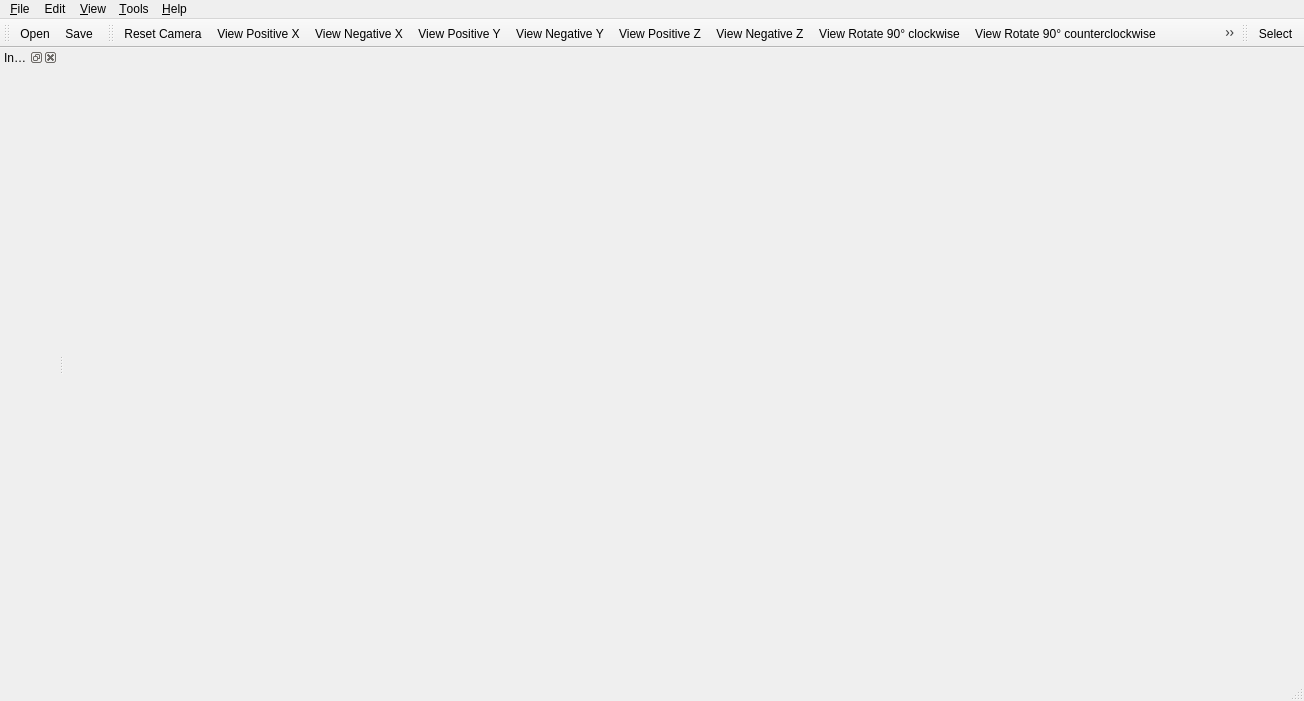
<?xml version="1.0" encoding="UTF-8"?>
<ui version="4.0">
 <class>qtCMBMainWindow</class>
 <widget class="QMainWindow" name="qtCMBMainWindow">
  <property name="geometry">
   <rect>
    <x>0</x>
    <y>0</y>
    <width>1304</width>
    <height>701</height>
   </rect>
  </property>
  <property name="contextMenuPolicy">
   <enum>Qt::ActionsContextMenu</enum>
  </property>
  <property name="windowTitle">
   <string>CMB</string>
  </property>
  <property name="windowIcon">
   <iconset resource="../../Resources/Resources.qrc">
    <normaloff>:/cmb/Icon.png</normaloff>:/cmb/Icon.png</iconset>
  </property>
  <widget class="QWidget" name="centralwidget"/>
  <widget class="QStatusBar" name="statusbar"/>
  <widget class="QToolBar" name="toolBar">
   <property name="windowTitle">
    <string>File IO</string>
   </property>
   <property name="orientation">
    <enum>Qt::Horizontal</enum>
   </property>
   <attribute name="toolBarArea">
    <enum>TopToolBarArea</enum>
   </attribute>
   <attribute name="toolBarBreak">
    <bool>false</bool>
   </attribute>
   <addaction name="action_Open_File"/>
   <addaction name="action_Save_Data"/>
  </widget>
  <widget class="QToolBar" name="toolBar_View">
   <property name="windowTitle">
    <string>Camera Controls</string>
   </property>
   <property name="orientation">
    <enum>Qt::Horizontal</enum>
   </property>
   <attribute name="toolBarArea">
    <enum>TopToolBarArea</enum>
   </attribute>
   <attribute name="toolBarBreak">
    <bool>false</bool>
   </attribute>
   <addaction name="actionReset_Camera"/>
   <addaction name="actionView_Positive_X"/>
   <addaction name="actionView_Negative_X"/>
   <addaction name="actionView_Positive_Y"/>
   <addaction name="actionView_Negative_Y"/>
   <addaction name="actionView_Positive_Z"/>
   <addaction name="actionView_Negative_Z"/>
   <addaction name="actionView_Rotate_90_cw"/>
   <addaction name="actionView_Rotate_90_ccw"/>
   <addaction name="actionZoomToBox"/>
   <addaction name="separator"/>
   <addaction name="actionShowCenterAxes"/>
   <addaction name="actionResetCenter"/>
   <addaction name="actionPickCenter"/>
   <addaction name="actionLinkCenterWithFocal"/>
  </widget>
  <widget class="QDockWidget" name="faceParametersDock">
   <property name="sizePolicy">
    <sizepolicy hsizetype="Expanding" vsizetype="Expanding">
     <horstretch>0</horstretch>
     <verstretch>0</verstretch>
    </sizepolicy>
   </property>
   <property name="autoFillBackground">
    <bool>false</bool>
   </property>
   <property name="windowTitle">
    <string>Inspector</string>
   </property>
   <attribute name="dockWidgetArea">
    <number>1</number>
   </attribute>
   <widget class="QWidget" name="dockWidgetContents_2">
    <layout class="QVBoxLayout"/>
   </widget>
  </widget>
  <widget class="QToolBar" name="toolBar_Selection">
   <property name="windowTitle">
    <string>Selection</string>
   </property>
   <attribute name="toolBarArea">
    <enum>TopToolBarArea</enum>
   </attribute>
   <attribute name="toolBarBreak">
    <bool>false</bool>
   </attribute>
   <addaction name="action_Select"/>
  </widget>
  <widget class="QMenuBar" name="menubar">
   <property name="geometry">
    <rect>
     <x>0</x>
     <y>0</y>
     <width>1304</width>
     <height>19</height>
    </rect>
   </property>
   <widget class="QMenu" name="menu_View">
    <property name="title">
     <string>&amp;View</string>
    </property>
    <widget class="QMenu" name="menu_Camera">
     <property name="title">
      <string>&amp;Camera</string>
     </property>
     <addaction name="actionAdjustCamera"/>
     <addaction name="separator"/>
     <addaction name="actionReset_Camera"/>
     <addaction name="actionView_Positive_X"/>
     <addaction name="actionView_Negative_X"/>
     <addaction name="actionView_Positive_Y"/>
     <addaction name="actionView_Negative_Y"/>
     <addaction name="actionView_Positive_Z"/>
     <addaction name="actionView_Negative_Z"/>
     <addaction name="actionView_Rotate_90_cw"/>
     <addaction name="actionView_Rotate_90_ccw"/>
     <addaction name="actionZoomToBox"/>
     <addaction name="separator"/>
     <addaction name="actionShowCenterAxes"/>
     <addaction name="actionResetCenter"/>
     <addaction name="actionPickCenter"/>
     <addaction name="actionLinkCenterWithFocal"/>
    </widget>
    <widget class="QMenu" name="menuShow">
     <property name="title">
      <string>Show</string>
     </property>
    </widget>
    <addaction name="menu_Camera"/>
    <addaction name="separator"/>
    <addaction name="menuShow"/>
   </widget>
   <widget class="QMenu" name="menu_Help">
    <property name="title">
     <string>&amp;Help</string>
    </property>
    <addaction name="action_About"/>
    <addaction name="action_Help"/>
   </widget>
   <widget class="QMenu" name="menu_File">
    <property name="title">
     <string>&amp;File</string>
    </property>
    <widget class="QMenu" name="menuRecentFiles">
     <property name="title">
      <string>&amp;Recent Files</string>
     </property>
    </widget>
    <addaction name="action_Open_File"/>
    <addaction name="menuRecentFiles"/>
    <addaction name="separator"/>
    <addaction name="actionServerConnect"/>
    <addaction name="actionServerDisconnect"/>
    <addaction name="separator"/>
    <addaction name="action_Save_Data"/>
    <addaction name="action_Save_As"/>
    <addaction name="action_Export"/>
    <addaction name="action_Close"/>
    <addaction name="separator"/>
    <addaction name="action_Exit"/>
   </widget>
   <widget class="QMenu" name="menu_Tools">
    <property name="title">
     <string>&amp;Tools</string>
    </property>
    <addaction name="actionLock_View_Size"/>
    <addaction name="actionSaveScreenshot"/>
   </widget>
   <widget class="QMenu" name="menuEdit">
    <property name="title">
     <string>Edit</string>
    </property>
    <addaction name="action_Select"/>
    <addaction name="separator"/>
    <addaction name="actionSettings"/>
   </widget>
   <addaction name="menu_File"/>
   <addaction name="menuEdit"/>
   <addaction name="menu_View"/>
   <addaction name="menu_Tools"/>
   <addaction name="menu_Help"/>
  </widget>
  <action name="action_Save_Data">
   <property name="icon">
    <iconset resource="../../Resources/Resources.qrc">
     <normaloff>:/cmb/pqSave32.png</normaloff>:/cmb/pqSave32.png</iconset>
   </property>
   <property name="text">
    <string>&amp;Save</string>
   </property>
  </action>
  <action name="action_About">
   <property name="text">
    <string>&amp;About</string>
   </property>
  </action>
  <action name="action_Help">
   <property name="text">
    <string>&amp;Help</string>
   </property>
  </action>
  <action name="action_Close">
   <property name="text">
    <string>&amp;Close Data</string>
   </property>
   <property name="iconText">
    <string>Close Data</string>
   </property>
   <property name="toolTip">
    <string>Close Data</string>
   </property>
  </action>
  <action name="action_Exit">
   <property name="text">
    <string>&amp;Exit</string>
   </property>
   <property name="shortcut">
    <string>Ctrl+Q</string>
   </property>
  </action>
  <action name="action_Select">
   <property name="checkable">
    <bool>true</bool>
   </property>
   <property name="icon">
    <iconset resource="../../Resources/Resources.qrc">
     <normaloff>:/cmb/pqSelect32.png</normaloff>:/cmb/pqSelect32.png</iconset>
   </property>
   <property name="text">
    <string>Select</string>
   </property>
   <property name="toolTip">
    <string>Select Object</string>
   </property>
  </action>
  <action name="actionReset_Camera">
   <property name="icon">
    <iconset resource="../../Resources/Resources.qrc">
     <normaloff>:/cmb/pqResetCamera32.png</normaloff>:/cmb/pqResetCamera32.png</iconset>
   </property>
   <property name="text">
    <string>Reset Camera</string>
   </property>
  </action>
  <action name="actionView_Positive_X">
   <property name="icon">
    <iconset resource="../../Resources/Resources.qrc">
     <normaloff>:/cmb/pqXPlus32.png</normaloff>:/cmb/pqXPlus32.png</iconset>
   </property>
   <property name="text">
    <string>View Positive X</string>
   </property>
   <property name="toolTip">
    <string>Set view direction to +X</string>
   </property>
  </action>
  <action name="actionView_Negative_X">
   <property name="icon">
    <iconset resource="../../Resources/Resources.qrc">
     <normaloff>:/cmb/pqXMinus32.png</normaloff>:/cmb/pqXMinus32.png</iconset>
   </property>
   <property name="text">
    <string>View Negative X</string>
   </property>
   <property name="toolTip">
    <string>Set view direction to -X</string>
   </property>
  </action>
  <action name="actionView_Positive_Y">
   <property name="icon">
    <iconset resource="../../Resources/Resources.qrc">
     <normaloff>:/cmb/pqYPlus32.png</normaloff>:/cmb/pqYPlus32.png</iconset>
   </property>
   <property name="text">
    <string>View Positive Y</string>
   </property>
   <property name="toolTip">
    <string>Set view direction to +Y</string>
   </property>
  </action>
  <action name="actionView_Negative_Y">
   <property name="icon">
    <iconset resource="../../Resources/Resources.qrc">
     <normaloff>:/cmb/pqYMinus32.png</normaloff>:/cmb/pqYMinus32.png</iconset>
   </property>
   <property name="text">
    <string>View Negative Y</string>
   </property>
   <property name="toolTip">
    <string>Set view direction to -Y</string>
   </property>
  </action>
  <action name="actionView_Positive_Z">
   <property name="icon">
    <iconset resource="../../Resources/Resources.qrc">
     <normaloff>:/cmb/pqZPlus32.png</normaloff>:/cmb/pqZPlus32.png</iconset>
   </property>
   <property name="text">
    <string>View Positive Z</string>
   </property>
   <property name="toolTip">
    <string>Set view direction to +Z</string>
   </property>
  </action>
  <action name="actionView_Negative_Z">
   <property name="icon">
    <iconset resource="../../Resources/Resources.qrc">
     <normaloff>:/cmb/pqZMinus32.png</normaloff>:/cmb/pqZMinus32.png</iconset>
   </property>
   <property name="text">
    <string>View Negative Z</string>
   </property>
   <property name="toolTip">
    <string>Set view direction to -Z</string>
   </property>
  </action>
  <action name="actionShowCenterAxes">
   <property name="checkable">
    <bool>true</bool>
   </property>
   <property name="enabled">
    <bool>true</bool>
   </property>
   <property name="icon">
    <iconset resource="../../Resources/Resources.qrc">
     <normaloff>:/cmb/pqShowCenterAxes24.png</normaloff>:/cmb/pqShowCenterAxes24.png</iconset>
   </property>
   <property name="text">
    <string>Show Center</string>
   </property>
   <property name="statusTip">
    <string>Show/Hide center of rotation</string>
   </property>
  </action>
  <action name="actionResetCenter">
   <property name="enabled">
    <bool>true</bool>
   </property>
   <property name="icon">
    <iconset resource="../../Resources/Resources.qrc">
     <normaloff>:/cmb/pqResetCenter24.png</normaloff>:/cmb/pqResetCenter24.png</iconset>
   </property>
   <property name="text">
    <string>Reset Center</string>
   </property>
   <property name="statusTip">
    <string>Reset center of rotation</string>
   </property>
  </action>
  <action name="actionPickCenter">
   <property name="checkable">
    <bool>true</bool>
   </property>
   <property name="enabled">
    <bool>true</bool>
   </property>
   <property name="icon">
    <iconset resource="../../Resources/Resources.qrc">
     <normaloff>:/cmb/pqPickCenter24.png</normaloff>:/cmb/pqPickCenter24.png</iconset>
   </property>
   <property name="text">
    <string>Pick Center</string>
   </property>
   <property name="iconText">
    <string>Pick Center</string>
   </property>
   <property name="toolTip">
    <string>Pick Center</string>
   </property>
   <property name="statusTip">
    <string>Mouse press to pick center of rotation</string>
   </property>
  </action>
  <action name="action_Generate_Omicron_Input">
   <property name="text">
    <string>Generate Omicron Input</string>
   </property>
  </action>
  <action name="action_Open_File">
   <property name="icon">
    <iconset resource="../../Resources/Resources.qrc">
     <normaloff>:/cmb/pqOpen32.png</normaloff>:/cmb/pqOpen32.png</iconset>
   </property>
   <property name="text">
    <string>&amp;Open</string>
   </property>
   <property name="iconText">
    <string>Open</string>
   </property>
   <property name="toolTip">
    <string>Open</string>
   </property>
   <property name="shortcut">
    <string>Ctrl+O</string>
   </property>
  </action>
  <action name="action_Export">
   <property name="text">
    <string>Export Scene...</string>
   </property>
   <property name="toolTip">
    <string>Export Scene</string>
   </property>
  </action>
  <action name="actionScalarBarVisibility">
   <property name="checkable">
    <bool>true</bool>
   </property>
   <property name="enabled">
    <bool>false</bool>
   </property>
   <property name="icon">
    <iconset resource="../../Resources/Resources.qrc">
     <normaloff>:/cmb/pqScalarBar24.png</normaloff>:/cmb/pqScalarBar24.png</iconset>
   </property>
   <property name="text">
    <string>Show Color Legend</string>
   </property>
   <property name="toolTip">
    <string>Toggle Color Legend Visibility</string>
   </property>
   <property name="statusTip">
    <string>Toggle Color Legend Visibility</string>
   </property>
  </action>
  <action name="actionToolsRecordTest">
   <property name="text">
    <string>&amp;Record Test</string>
   </property>
  </action>
  <action name="actionToolsPlayTest">
   <property name="text">
    <string>&amp;Play Test</string>
   </property>
  </action>
  <action name="actionSaveScreenshot">
   <property name="text">
    <string>Save Screenshot...</string>
   </property>
  </action>
  <action name="actionSpawn_Surface_Mesher">
   <property name="text">
    <string>S&amp;pawn Surface Mesher</string>
   </property>
  </action>
  <action name="actionSpawn_Volume_Mesher">
   <property name="text">
    <string>Spawn Volume Mesher</string>
   </property>
  </action>
  <action name="actionNew">
   <property name="text">
    <string>New</string>
   </property>
  </action>
  <action name="actionCreate_VOI">
   <property name="text">
    <string>VOI</string>
   </property>
   <property name="toolTip">
    <string>Create a VOI</string>
   </property>
  </action>
  <action name="actionFocus_on_VOI">
   <property name="text">
    <string>Focus on VOI</string>
   </property>
  </action>
  <action name="actionOpen_Omicron_File">
   <property name="text">
    <string>Open Omicron File</string>
   </property>
  </action>
  <action name="actionImport_Object_File">
   <property name="text">
    <string>Import Object File</string>
   </property>
   <property name="shortcut">
    <string>Ctrl+I</string>
   </property>
  </action>
  <action name="action_Save_As">
   <property name="icon">
    <iconset resource="../../Resources/Resources.qrc">
     <normaloff>:/cmb/pqSave32.png</normaloff>:/cmb/pqSave32.png</iconset>
   </property>
   <property name="text">
    <string>Save As</string>
   </property>
  </action>
  <action name="actionCreate_Omicron_Input">
   <property name="text">
    <string>Create Omicron Input</string>
   </property>
  </action>
  <action name="actionCreate_Surface_Mesh">
   <property name="text">
    <string>Generate Surface Mesh</string>
   </property>
   <property name="toolTip">
    <string>Generate surface mesh of the scene</string>
   </property>
  </action>
  <action name="actionModify_With_Arc_Functions">
   <property name="text">
    <string>Modify Data With Arc Functions</string>
   </property>
   <property name="toolTip">
    <string>Applies a function to selected data</string>
   </property>
  </action>
  <action name="actionGlyph_Playback">
   <property name="checkable">
    <bool>true</bool>
   </property>
   <property name="text">
    <string>Glyph Playback</string>
   </property>
   <property name="toolTip">
    <string>Enable/Disable glyph playback</string>
   </property>
  </action>
  <action name="actionCreate_Solid_from_TINs">
   <property name="text">
    <string>Generate Solid from TINs</string>
   </property>
  </action>
  <action name="actionAddNode">
   <property name="text">
    <string>Group</string>
   </property>
  </action>
  <action name="actionDeleteNode">
   <property name="text">
    <string>Delete</string>
   </property>
   <property name="toolTip">
    <string>Delete a Scene Object</string>
   </property>
  </action>
  <action name="actionDuplicateNode">
   <property name="text">
    <string>Clone</string>
   </property>
   <property name="toolTip">
    <string>Clone an Object once</string>
   </property>
   <property name="shortcut">
    <string>Ctrl+C</string>
   </property>
  </action>
  <action name="actionSelectSnapTarget">
   <property name="text">
    <string>Set Snap Target</string>
   </property>
  </action>
  <action name="actionSnap_Object">
   <property name="text">
    <string>Snap</string>
   </property>
   <property name="toolTip">
    <string>Snap an Object to the Snap Target</string>
   </property>
  </action>
  <action name="actionAssign_Color_to_Node">
   <property name="text">
    <string>Assign Color</string>
   </property>
   <property name="toolTip">
    <string>Assign Color to an Object</string>
   </property>
  </action>
  <action name="actionUnassign_Color_from_Node">
   <property name="text">
    <string>Unassign Color</string>
   </property>
  </action>
  <action name="actionDuplicate_Node_Randomly">
   <property name="text">
    <string>Duplicate Randomly</string>
   </property>
   <property name="toolTip">
    <string>Duplicate an Object Randomly</string>
   </property>
  </action>
  <action name="actionUnselectSnapTarget">
   <property name="text">
    <string>Unset Snap Target</string>
   </property>
  </action>
  <action name="actionChange_Background_Color">
   <property name="text">
    <string>Change Background Color</string>
   </property>
  </action>
  <action name="actionEditTextureMap">
   <property name="text">
    <string>Change Texture Map</string>
   </property>
  </action>
  <action name="actionRemoveTextureMap">
   <property name="text">
    <string>Remove Texture Map</string>
   </property>
  </action>
  <action name="actionCreate_Line">
   <property name="text">
    <string>Line</string>
   </property>
  </action>
  <action name="actionChangeNumberOfPointsLoaded">
   <property name="text">
    <string>Change # of Points Loaded</string>
   </property>
  </action>
  <action name="action_Save_BCSs">
   <property name="text">
    <string>Export BCS File</string>
   </property>
  </action>
  <action name="actionGrow_Cell">
   <property name="checkable">
    <bool>true</bool>
   </property>
   <property name="icon">
    <iconset resource="../../Resources/Resources.qrc">
     <normaloff>:/cmb/pqGrowCell32.png</normaloff>:/cmb/pqGrowCell32.png</iconset>
   </property>
   <property name="text">
    <string>Grow From Mesh Facet</string>
   </property>
   <property name="toolTip">
    <string>Grow from Mesh Facet (Hold Shift key to rotate in grow-mode; Hold Ctrl or Cmd key to add to or remove from current selection)</string>
   </property>
  </action>
  <action name="actionGrow_Clear">
   <property name="icon">
    <iconset resource="../../Resources/Resources.qrc">
     <normaloff>:/cmb/pqCancel48.png</normaloff>:/cmb/pqCancel48.png</iconset>
   </property>
   <property name="text">
    <string>Clear Grow Result</string>
   </property>
  </action>
  <action name="actionGrow_Accept">
   <property name="icon">
    <iconset resource="../../Resources/Resources.qrc">
     <normaloff>:/cmb/ExtractFacet24.png</normaloff>:/cmb/ExtractFacet24.png</iconset>
   </property>
   <property name="text">
    <string>Create New Facet Group From Grow</string>
   </property>
   <property name="toolTip">
    <string>Create New Facet Group From Grow</string>
   </property>
  </action>
  <action name="actionGrowPlus">
   <property name="checkable">
    <bool>true</bool>
   </property>
   <property name="icon">
    <iconset resource="../../Resources/Resources.qrc">
     <normaloff>:/cmb/pqGrowCellPlus32.png</normaloff>:/cmb/pqGrowCellPlus32.png</iconset>
   </property>
   <property name="text">
    <string>GrowPlus</string>
   </property>
   <property name="toolTip">
    <string>Grow then Merge the Result with Current Grow Selection (Hold Shift key to rotate in grow-mode)</string>
   </property>
  </action>
  <action name="actionGrowMinus">
   <property name="checkable">
    <bool>true</bool>
   </property>
   <property name="icon">
    <iconset resource="../../Resources/Resources.qrc">
     <normaloff>:/cmb/pqGrowCellMinus32.png</normaloff>:/cmb/pqGrowCellMinus32.png</iconset>
   </property>
   <property name="text">
    <string>GrowMinus</string>
   </property>
   <property name="toolTip">
    <string>Grow then Remove the Result from Current Grow Selection (Hold Shift key to rotate in grow-mode)</string>
   </property>
  </action>
  <action name="actionExportSelectedSolids">
   <property name="text">
    <string>Export Selected Solids</string>
   </property>
   <property name="toolTip">
    <string>Export Selected Solids to CMB</string>
   </property>
  </action>
  <action name="actionDefineVOI">
   <property name="text">
    <string>Define Selected VOI</string>
   </property>
   <property name="toolTip">
    <string>Set the selected VOI coordinates</string>
   </property>
  </action>
  <action name="actionContour_Widget">
   <property name="icon">
    <iconset resource="../../Resources/Resources.qrc">
     <normaloff>:/cmb/ContourWidget24.png</normaloff>:/cmb/ContourWidget24.png</iconset>
   </property>
   <property name="text">
    <string>Arc</string>
   </property>
   <property name="toolTip">
    <string>Create an Arc</string>
   </property>
  </action>
  <action name="actionExport_2D_BCS_File">
   <property name="text">
    <string>Export 2D BCS File</string>
   </property>
  </action>
  <action name="actionCreateGroundPlane">
   <property name="text">
    <string>Ground Plane</string>
   </property>
  </action>
  <action name="actionEditGroundPlane">
   <property name="text">
    <string>Edit Ground Plane</string>
   </property>
  </action>
  <action name="actionZoomToBox">
   <property name="checkable">
    <bool>true</bool>
   </property>
   <property name="icon">
    <iconset resource="../../Resources/Resources.qrc">
     <normaloff>:/cmb/pqZoomToSelection24.png</normaloff>:/cmb/pqZoomToSelection24.png</iconset>
   </property>
   <property name="text">
    <string>Zoom to Box</string>
   </property>
   <property name="statusTip">
    <string>Zoom to Box</string>
   </property>
  </action>
  <action name="actionPackageScene">
   <property name="text">
    <string>Package Scene</string>
   </property>
   <property name="toolTip">
    <string>Copy Scene and all related files into one directory</string>
   </property>
  </action>
  <action name="actionConvert_from_Lat_Long">
   <property name="checkable">
    <bool>true</bool>
   </property>
   <property name="text">
    <string>Convert from Lat/Long</string>
   </property>
  </action>
  <action name="actionGrow_AcceptNG">
   <property name="icon">
    <iconset resource="../../Resources/Resources.qrc">
     <normaloff>:/cmb/ExtractNodes24.png</normaloff>:/cmb/ExtractNodes24.png</iconset>
   </property>
   <property name="text">
    <string>Create New NG From Grow</string>
   </property>
   <property name="toolTip">
    <string>Create New Nodal Group From Grow</string>
   </property>
  </action>
  <action name="actionCreateStackTIN">
   <property name="text">
    <string>Create a TIN Stack</string>
   </property>
   <property name="toolTip">
    <string>Create a Stack of TINs</string>
   </property>
  </action>
  <action name="actionDispaly">
   <property name="text">
    <string>display</string>
   </property>
   <property name="toolTip">
    <string>display</string>
   </property>
  </action>
  <action name="actionLoad_Simulation">
   <property name="text">
    <string>Load Simulation</string>
   </property>
  </action>
  <action name="actionLoad_Simulation_Template">
   <property name="text">
    <string>Load Simulation Template</string>
   </property>
  </action>
  <action name="actionChangeObjectsType">
   <property name="text">
    <string>Change Object's Type</string>
   </property>
   <property name="toolTip">
    <string>Change the user defined type of an object</string>
   </property>
  </action>
  <action name="actionSave_Simulation">
   <property name="text">
    <string>Save Simulation</string>
   </property>
   <property name="toolTip">
    <string>Save Simulation</string>
   </property>
  </action>
  <action name="action_SelectPoints">
   <property name="checkable">
    <bool>true</bool>
   </property>
   <property name="icon">
    <iconset resource="../../Resources/Resources.qrc">
     <normaloff>:/cmb/pqSurfaceSelectionPoint24.png</normaloff>:/cmb/pqSurfaceSelectionPoint24.png</iconset>
   </property>
   <property name="text">
    <string>Modify End Nodes </string>
   </property>
   <property name="toolTip">
    <string>Add or Remove End Nodes of Arcs</string>
   </property>
  </action>
  <action name="action_MB_Load_Scene">
   <property name="enabled">
    <bool>false</bool>
   </property>
   <property name="text">
    <string>Load Scene File</string>
   </property>
   <property name="toolTip">
    <string>Load Scene File</string>
   </property>
  </action>
  <action name="action_MB_Unload_Scene">
   <property name="enabled">
    <bool>false</bool>
   </property>
   <property name="text">
    <string>Unload Scene File</string>
   </property>
   <property name="toolTip">
    <string>Unload Scene File</string>
   </property>
  </action>
  <action name="action_SelectThrough">
   <property name="checkable">
    <bool>true</bool>
   </property>
   <property name="icon">
    <iconset resource="../../Resources/Resources.qrc">
     <normaloff>:/cmb/FrustumSelectionCell.png</normaloff>:/cmb/FrustumSelectionCell.png</iconset>
   </property>
   <property name="text">
    <string>Select Through</string>
   </property>
   <property name="toolTip">
    <string>Select Cells Through</string>
   </property>
  </action>
  <action name="action_FindData">
   <property name="text">
    <string>Find Data</string>
   </property>
  </action>
  <action name="actionEditContourNode">
   <property name="icon">
    <iconset resource="../../Resources/Resources.qrc">
     <normaloff>:/cmb/ContourWidget24.png</normaloff>:/cmb/ContourWidget24.png</iconset>
   </property>
   <property name="text">
    <string>Modify Arc</string>
   </property>
   <property name="iconText">
    <string>Modify Arc</string>
   </property>
   <property name="toolTip">
    <string>Edit Arc Object</string>
   </property>
  </action>
  <action name="actionGenerateContours">
   <property name="text">
    <string>Generate Arcs from Image</string>
   </property>
   <property name="toolTip">
    <string>Generate Arcs from Image</string>
   </property>
  </action>
  <action name="actionCreateDEMMesh">
   <property name="text">
    <string>Generate 3D Mesh from Image</string>
   </property>
   <property name="toolTip">
    <string>Generate 3D Mesh from Image</string>
   </property>
  </action>
  <action name="actionServerConnect">
   <property name="icon">
    <iconset resource="../../Resources/Resources.qrc">
     <normaloff>:/cmb/pqConnect24.png</normaloff>:/cmb/pqConnect24.png</iconset>
   </property>
   <property name="text">
    <string>Co&amp;nnect Server</string>
   </property>
   <property name="toolTip">
    <string>Connect Server</string>
   </property>
  </action>
  <action name="actionServerDisconnect">
   <property name="icon">
    <iconset resource="../../Resources/Resources.qrc">
     <normaloff>:/cmb/pqDisconnect24.png</normaloff>:/cmb/pqDisconnect24.png</iconset>
   </property>
   <property name="text">
    <string>&amp;Disconnect Server</string>
   </property>
   <property name="toolTip">
    <string>Disconnect Server</string>
   </property>
  </action>
  <action name="actionCreatePolygon">
   <property name="text">
    <string>Polygon</string>
   </property>
   <property name="toolTip">
    <string>Create Polygon</string>
   </property>
  </action>
  <action name="action_Import_BC_File">
   <property name="text">
    <string>Import BC File</string>
   </property>
   <property name="toolTip">
    <string>Import BC File</string>
   </property>
  </action>
  <action name="actionArcSnapping">
   <property name="text">
    <string>Set Arc Snapping</string>
   </property>
   <property name="toolTip">
    <string>Set Arc Snapping</string>
   </property>
  </action>
  <action name="actionMergeArcs">
   <property name="text">
    <string>Merge Arcs</string>
   </property>
  </action>
  <action name="actionSplitOnEndNodes">
   <property name="text">
    <string>Split on End Nodes</string>
   </property>
  </action>
  <action name="actionCreateConicalSolid">
   <property name="text">
    <string>Conical Solid</string>
   </property>
   <property name="toolTip">
    <string>Create a Conical Solid</string>
   </property>
  </action>
  <action name="actionEditConicalSolid">
   <property name="text">
    <string>Modify Conical Solid</string>
   </property>
   <property name="toolTip">
    <string>Edit the Cone's Parameters</string>
   </property>
  </action>
  <action name="actionGrowArcSelection">
   <property name="text">
    <string>Grow Arc Selection</string>
   </property>
  </action>
  <action name="actionConvert_From_LatLong">
   <property name="checkable">
    <bool>true</bool>
   </property>
   <property name="text">
    <string>Convert From LatLong</string>
   </property>
   <property name="toolTip">
    <string>Convert From LatLong to XYZ Coordinate</string>
   </property>
  </action>
  <action name="actionAutoConnectArcs">
   <property name="text">
    <string>Auto Connect Arcs</string>
   </property>
  </action>
  <action name="actionAdjustCamera">
   <property name="text">
    <string>Adjust Camera</string>
   </property>
   <property name="toolTip">
    <string>Adjust Camera</string>
   </property>
  </action>
  <action name="actionLinkCenterWithFocal">
   <property name="checkable">
    <bool>true</bool>
   </property>
   <property name="icon">
    <iconset resource="../../Resources/Resources.qrc">
     <normaloff>:/cmb/LinkCenterAndFocal.png</normaloff>:/cmb/LinkCenterAndFocal.png</iconset>
   </property>
   <property name="text">
    <string>Sync Focal Point when Pick Center</string>
   </property>
   <property name="iconText">
    <string>Sync Focal Point when Pick Center</string>
   </property>
   <property name="toolTip">
    <string>If checked, the camera focal point will also be changed to the rotation center when the center is set with 'Pick Center' button on left</string>
   </property>
  </action>
  <action name="actionUndo">
   <property name="icon">
    <iconset resource="../../Resources/Resources.qrc">
     <normaloff>:/cmb/pqUndo24.png</normaloff>:/cmb/pqUndo24.png</iconset>
   </property>
   <property name="text">
    <string>Undo</string>
   </property>
   <property name="toolTip">
    <string>Undo Previous Action</string>
   </property>
  </action>
  <action name="actionRedo">
   <property name="icon">
    <iconset resource="../../Resources/Resources.qrc">
     <normaloff>:/cmb/pqRedo24.png</normaloff>:/cmb/pqRedo24.png</iconset>
   </property>
   <property name="text">
    <string>Redo</string>
   </property>
   <property name="toolTip">
    <string>Redo a previously undone action</string>
   </property>
  </action>
  <action name="actionCreate_CMB_Model">
   <property name="text">
    <string>Generate CMB Model</string>
   </property>
   <property name="toolTip">
    <string>Generate CMB model of the scene</string>
   </property>
  </action>
  <action name="actionTimer_Log">
   <property name="text">
    <string>&amp;Timer Log</string>
   </property>
   <property name="toolTip">
    <string>Show Timer Log Dialog</string>
   </property>
  </action>
  <action name="actionOutput_Window">
   <property name="text">
    <string>&amp;Output Window</string>
   </property>
   <property name="toolTip">
    <string>Show Output Window</string>
   </property>
  </action>
  <action name="actionClearUndoRedoStack">
   <property name="text">
    <string>Clear Undo Redo Stack</string>
   </property>
   <property name="toolTip">
    <string>Removed all the undone actions</string>
   </property>
  </action>
  <action name="actionSelect_Contour_Surface_Point">
   <property name="checkable">
    <bool>true</bool>
   </property>
   <property name="icon">
    <iconset resource="../../Resources/Resources.qrc">
     <normaloff>:/cmb/ContourSelectSurfacePoint.png</normaloff>:/cmb/ContourSelectSurfacePoint.png</iconset>
   </property>
   <property name="text">
    <string>Select Contour Surface Point</string>
   </property>
   <property name="toolTip">
    <string>Select Surface Point with Contour Widget (2D Camera Mode)</string>
   </property>
  </action>
  <action name="actionSelect_Contour_Through_Cells">
   <property name="checkable">
    <bool>true</bool>
   </property>
   <property name="icon">
    <iconset resource="../../Resources/Resources.qrc">
     <normaloff>:/cmb/ContourSelectThroughPoint.png</normaloff>:/cmb/ContourSelectThroughPoint.png</iconset>
   </property>
   <property name="text">
    <string>Select Contour Through</string>
   </property>
   <property name="toolTip">
    <string>Select Through Cells with Contour Widget (Options on Left Panel)</string>
   </property>
  </action>
  <action name="actionMove_Selected_Contour_Points">
   <property name="checkable">
    <bool>true</bool>
   </property>
   <property name="icon">
    <iconset resource="../../Resources/Resources.qrc">
     <normaloff>:/cmb/ContourMoveSurfacePoint.png</normaloff>:/cmb/ContourMoveSurfacePoint.png</iconset>
   </property>
   <property name="text">
    <string>Move Selected Contour Points</string>
   </property>
   <property name="toolTip">
    <string>Move Selected Contour Points</string>
   </property>
  </action>
  <action name="actionModify_Mesh_Surface_Nodes">
   <property name="icon">
    <iconset resource="../../Resources/Resources.qrc">
     <normaloff>:/cmb/ContourModifySurfacePoint.png</normaloff>:/cmb/ContourModifySurfacePoint.png</iconset>
   </property>
   <property name="text">
    <string>Modify Selected Mesh Surface Nodes</string>
   </property>
   <property name="toolTip">
    <string>Modify Selected Mesh Surface Nodes</string>
   </property>
  </action>
  <action name="actionExtract_Subset">
   <property name="icon">
    <iconset resource="../../Resources/Resources.qrc">
     <normaloff>:/cmb/ExtractSubset24.png</normaloff>:/cmb/ExtractSubset24.png</iconset>
   </property>
   <property name="text">
    <string>Extract Subset</string>
   </property>
   <property name="toolTip">
    <string>Extract Selection As Filters Input</string>
   </property>
  </action>
  <action name="actionPush_Selected_Contour_Points">
   <property name="checkable">
    <bool>true</bool>
   </property>
   <property name="icon">
    <iconset resource="../../Resources/Resources.qrc">
     <normaloff>:/cmb/ContourPushSurfacePoint.png</normaloff>:/cmb/ContourPushSurfacePoint.png</iconset>
   </property>
   <property name="text">
    <string>Push Selected Contour Points</string>
   </property>
   <property name="toolTip">
    <string>Push Selected Contour Points Along Arrow Direction</string>
   </property>
  </action>
  <action name="actionSelect_Contour_Surface_Cell">
   <property name="checkable">
    <bool>true</bool>
   </property>
   <property name="icon">
    <iconset resource="../../Resources/Resources.qrc">
     <normaloff>:/cmb/ContourSelectSurfaceCell.png</normaloff>:/cmb/ContourSelectSurfaceCell.png</iconset>
   </property>
   <property name="text">
    <string>Select Contour Surface Cell</string>
   </property>
   <property name="toolTip">
    <string>Select Surface Cell with Contour Widget (2D Camera Mode)</string>
   </property>
  </action>
  <action name="actionApplyBathymetry">
   <property name="text">
    <string>Edit Bathymetry</string>
   </property>
   <property name="toolTip">
    <string>Apply or Remove Bathymetry</string>
   </property>
  </action>
  <action name="actionExportSelectedPolygons">
   <property name="text">
    <string>Export Selected Polygons</string>
   </property>
   <property name="toolTip">
    <string>Export Selected Polygons as CMB Model</string>
   </property>
  </action>
  <action name="actionSelect_Cone_Cells">
   <property name="checkable">
    <bool>true</bool>
   </property>
   <property name="icon">
    <iconset resource="../../Resources/Resources.qrc">
     <normaloff>:/cmb/ConeSelectThroughCell24.png</normaloff>:/cmb/ConeSelectThroughCell24.png</iconset>
   </property>
   <property name="text">
    <string>Select Cells With Cone</string>
   </property>
   <property name="toolTip">
    <string>Select Cells with Cone (Options on Left Panel)</string>
   </property>
  </action>
  <action name="actionEdit_Conical_Region">
   <property name="icon">
    <iconset resource="../../Resources/Resources.qrc">
     <normaloff>:/cmb/ConeSelectThroughCell24.png</normaloff>:/cmb/ConeSelectThroughCell24.png</iconset>
   </property>
   <property name="text">
    <string>Edit Conical Region</string>
   </property>
   <property name="toolTip">
    <string>Edit Conical Region</string>
   </property>
  </action>
  <action name="actionExport_Simulation_File">
   <property name="text">
    <string>Export Simulation File</string>
   </property>
   <property name="toolTip">
    <string>Export simulation instance file to a specific simulation format </string>
   </property>
  </action>
  <action name="actionShowElevation">
   <property name="checkable">
    <bool>true</bool>
   </property>
   <property name="text">
    <string>Show Elevation</string>
   </property>
   <property name="toolTip">
    <string>Shows the elevation on the object</string>
   </property>
  </action>
  <action name="actionEdit_Color_Map">
   <property name="icon">
    <iconset resource="../../Resources/Resources.qrc">
     <normaloff>:/cmb/pqEditColor24.png</normaloff>:/cmb/pqEditColor24.png</iconset>
   </property>
   <property name="text">
    <string>Edit Color Map</string>
   </property>
   <property name="toolTip">
    <string>Edit Color Map</string>
   </property>
  </action>
  <action name="actionConvertToGlyphs">
   <property name="text">
    <string>Convert To Glyphs</string>
   </property>
   <property name="toolTip">
    <string>Converts scene nodes that refer to the same file into a single glyph node.</string>
   </property>
  </action>
  <action name="actionSettings">
   <property name="text">
    <string>Settings</string>
   </property>
   <property name="toolTip">
    <string>Application Settings</string>
   </property>
  </action>
  <action name="actionLock_View_Size">
   <property name="checkable">
    <bool>true</bool>
   </property>
   <property name="text">
    <string>Lock View Size</string>
   </property>
   <property name="toolTip">
    <string>Lock the view size for testing</string>
   </property>
  </action>
  <action name="actionView_Rotate_90_cw">
   <property name="icon">
    <iconset resource="../../Resources/Resources.qrc">
     <normaloff>:/cmb/pqRotateCameraCW24.png</normaloff>:/cmb/pqRotateCameraCW24.png</iconset>
   </property>
   <property name="text">
    <string>View Rotate 90° clockwise</string>
   </property>
   <property name="toolTip">
    <string>Rotate 90° clockwise</string>
   </property>
  </action>
  <action name="actionView_Rotate_90_ccw">
   <property name="icon">
    <iconset resource="../../Resources/Resources.qrc">
     <normaloff>:/cmb/pqRotateCameraCCW24.png</normaloff>:/cmb/pqRotateCameraCCW24.png</iconset>
   </property>
   <property name="text">
    <string>View Rotate 90° counterclockwise</string>
   </property>
   <property name="toolTip">
    <string>Rotate 90° counterclockwise</string>
   </property>
  </action>
 </widget>
 <resources>
  <include location="../../Resources/Resources.qrc"/>
 </resources>
 <connections/>
</ui>
